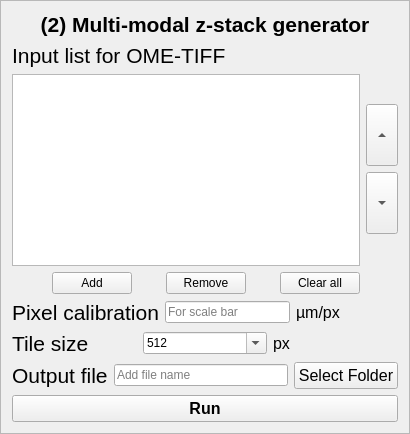
            <widget class="QFrame" name="frame_2">
             <property name="styleSheet">
              <string notr="true"/>
             </property>
             <property name="frameShape">
              <enum>QFrame::StyledPanel</enum>
             </property>
             <property name="frameShadow">
              <enum>QFrame::Raised</enum>
             </property>
             <layout class="QGridLayout" name="gridLayout_2">
              <item row="0" column="0">
               <layout class="QVBoxLayout" name="verticalLayout_6" stretch="1,10,1,0,1,1">
                <item>
                 <widget class="QLabel" name="title_2">
                  <property name="font">
                   <font>
                    <family>Arial</family>
                    <pointsize>16</pointsize>
                    <italic>false</italic>
                    <bold>true</bold>
                    <underline>false</underline>
                   </font>
                  </property>
                  <property name="text">
                   <string>(2) Multi-modal z-stack generator</string>
                  </property>
                  <property name="alignment">
                   <set>Qt::AlignCenter</set>
                  </property>
                 </widget>
                </item>
                <item>
                 <layout class="QHBoxLayout" name="horizontalLayout_12">
                  <item>
                   <layout class="QVBoxLayout" name="verticalLayout_8">
                    <item>
                     <widget class="QLabel" name="label_7">
                      <property name="font">
                       <font>
                        <family>Arial</family>
                        <pointsize>16</pointsize>
                       </font>
                      </property>
                      <property name="text">
                       <string>Input list for OME-TIFF</string>
                      </property>
                     </widget>
                    </item>
                    <item>
                     <widget class="QListWidget" name="listWidget">
                      <property name="itemAlignment">
                       <set>Qt::AlignRight</set>
                      </property>
                     </widget>
                    </item>
                    <item>
                     <layout class="QHBoxLayout" name="horizontalLayout">
                      <property name="spacing">
                       <number>34</number>
                      </property>
                      <item>
                       <spacer name="horizontalSpacer">
                        <property name="orientation">
                         <enum>Qt::Horizontal</enum>
                        </property>
                        <property name="sizeHint" stdset="0">
                         <size>
                          <width>40</width>
                          <height>20</height>
                         </size>
                        </property>
                       </spacer>
                      </item>
                      <item>
                       <widget class="QPushButton" name="Add">
                        <property name="styleSheet">
                         <string notr="true"/>
                        </property>
                        <property name="text">
                         <string>Add</string>
                        </property>
                       </widget>
                      </item>
                      <item>
                       <widget class="QPushButton" name="Remove">
                        <property name="text">
                         <string>Remove</string>
                        </property>
                       </widget>
                      </item>
                      <item>
                       <widget class="QPushButton" name="Clear">
                        <property name="styleSheet">
                         <string notr="true"/>
                        </property>
                        <property name="text">
                         <string>Clear all</string>
                        </property>
                       </widget>
                      </item>
                     </layout>
                    </item>
                   </layout>
                  </item>
                  <item>
                   <layout class="QVBoxLayout" name="verticalLayout_7">
                    <item>
                     <spacer name="verticalSpacer_2">
                      <property name="orientation">
                       <enum>Qt::Vertical</enum>
                      </property>
                      <property name="sizeHint" stdset="0">
                       <size>
                        <width>20</width>
                        <height>40</height>
                       </size>
                      </property>
                     </spacer>
                    </item>
                    <item>
                     <widget class="QToolButton" name="toolButton">
                      <property name="styleSheet">
                       <string notr="true"/>
                      </property>
                      <property name="text">
                       <string>...</string>
                      </property>
                      <property name="iconSize">
                       <size>
                        <width>24</width>
                        <height>55</height>
                       </size>
                      </property>
                      <property name="arrowType">
                       <enum>Qt::UpArrow</enum>
                      </property>
                     </widget>
                    </item>
                    <item>
                     <widget class="QToolButton" name="toolButton_2">
                      <property name="styleSheet">
                       <string notr="true"/>
                      </property>
                      <property name="text">
                       <string>...</string>
                      </property>
                      <property name="iconSize">
                       <size>
                        <width>24</width>
                        <height>55</height>
                       </size>
                      </property>
                      <property name="arrowType">
                       <enum>Qt::DownArrow</enum>
                      </property>
                     </widget>
                    </item>
                    <item>
                     <spacer name="verticalSpacer">
                      <property name="orientation">
                       <enum>Qt::Vertical</enum>
                      </property>
                      <property name="sizeHint" stdset="0">
                       <size>
                        <width>20</width>
                        <height>40</height>
                       </size>
                      </property>
                     </spacer>
                    </item>
                   </layout>
                  </item>
                 </layout>
                </item>
                <item>
                 <layout class="QHBoxLayout" name="horizontalLayout_11">
                  <item>
                   <widget class="QLabel" name="label_8">
                    <property name="font">
                     <font>
                      <family>Arial</family>
                      <pointsize>16</pointsize>
                     </font>
                    </property>
                    <property name="text">
                     <string>Pixel calibration</string>
                    </property>
                   </widget>
                  </item>
                  <item>
                   <widget class="QLineEdit" name="lineEdit_3">
                    <property name="maximumSize">
                     <size>
                      <width>125</width>
                      <height>16777215</height>
                     </size>
                    </property>
                    <property name="placeholderText">
                     <string>For scale bar</string>
                    </property>
                   </widget>
                  </item>
                  <item>
                   <widget class="QLabel" name="label_13">
                    <property name="font">
                     <font>
                      <family>Arial</family>
                      <pointsize>12</pointsize>
                     </font>
                    </property>
                    <property name="text">
                     <string>µm/px</string>
                    </property>
                   </widget>
                  </item>
                 </layout>
                </item>
                <item>
                 <layout class="QHBoxLayout" name="horizontalLayout_16">
                  <item>
                   <widget class="QLabel" name="label_27">
                    <property name="font">
                     <font>
                      <family>Arial</family>
                      <pointsize>16</pointsize>
                     </font>
                    </property>
                    <property name="text">
                     <string>Tile size</string>
                    </property>
                   </widget>
                  </item>
                  <item>
                   <widget class="QComboBox" name="comboBox_2">
                    <property name="editable">
                     <bool>true</bool>
                    </property>
                    <property name="currentIndex">
                     <number>2</number>
                    </property>
                    <property name="placeholderText">
                     <string>512</string>
                    </property>
                    <item>
                     <property name="text">
                      <string>128</string>
                     </property>
                    </item>
                    <item>
                     <property name="text">
                      <string>256</string>
                     </property>
                    </item>
                    <item>
                     <property name="text">
                      <string>512</string>
                     </property>
                    </item>
                    <item>
                     <property name="text">
                      <string>1024</string>
                     </property>
                    </item>
                   </widget>
                  </item>
                  <item>
                   <widget class="QLabel" name="label_28">
                    <property name="font">
                     <font>
                      <family>Arial</family>
                      <pointsize>12</pointsize>
                     </font>
                    </property>
                    <property name="text">
                     <string>px</string>
                    </property>
                   </widget>
                  </item>
                 </layout>
                </item>
                <item>
                 <layout class="QHBoxLayout" name="horizontalLayout_10">
                  <item>
                   <widget class="QLabel" name="label_10">
                    <property name="font">
                     <font>
                      <family>Arial</family>
                      <pointsize>16</pointsize>
                     </font>
                    </property>
                    <property name="text">
                     <string>Output file</string>
                    </property>
                   </widget>
                  </item>
                  <item>
                   <widget class="QLineEdit" name="lineEdit_2">
                    <property name="placeholderText">
                     <string>Add file name</string>
                    </property>
                   </widget>
                  </item>
                  <item>
                   <widget class="QPushButton" name="pushButton_5">
                    <property name="enabled">
                     <bool>true</bool>
                    </property>
                    <property name="font">
                     <font>
                      <pointsize>12</pointsize>
                     </font>
                    </property>
                    <property name="text">
                     <string>Select Folder</string>
                    </property>
                    <property name="iconSize">
                     <size>
                      <width>16</width>
                      <height>36</height>
                     </size>
                    </property>
                   </widget>
                  </item>
                 </layout>
                </item>
                <item>
                 <layout class="QHBoxLayout" name="horizontalLayout_9" stretch="0">
                  <property name="spacing">
                   <number>6</number>
                  </property>
                  <property name="sizeConstraint">
                   <enum>QLayout::SetDefaultConstraint</enum>
                  </property>
                  <item>
                   <widget class="QPushButton" name="pushButton_8">
                    <property name="font">
                     <font>
                      <pointsize>12</pointsize>
                      <bold>true</bold>
                     </font>
                    </property>
                    <property name="text">
                     <string>Run</string>
                    </property>
                   </widget>
                  </item>
                 </layout>
                </item>
               </layout>
              </item>
             </layout>
            </widget>
